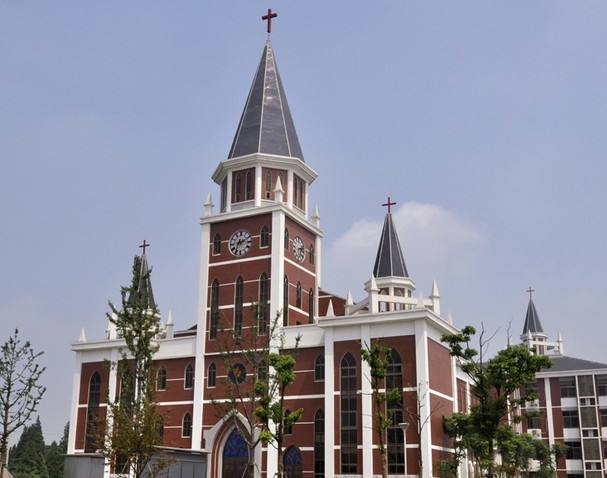
#> input picture Bananice/DIP/images/jianzhu.jpg, 607 x 478 px, found by its file name
$ python '形态学运算检测图像.py'
#> lines starting #> are read from the running program, lines starting #| are printed output that depends on the picture; after the words box and inside, x2 and y2 are one past the last pixel; in counts of white or black regions, pixels touching at a corner belong together
import cv2

image = cv2.imread("jianzhu.jpg", cv2.IMREAD_GRAYSCALE)
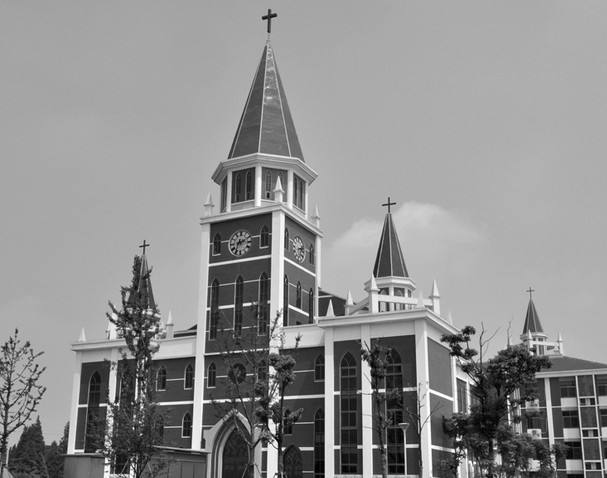
#> image: shape (478, 607); min 0, max 255, mean 143.8
kernel = cv2.getStructuringElement(cv2.MORPH_RECT, (3, 3))
dilate_img = cv2.dilate(image, kernel)
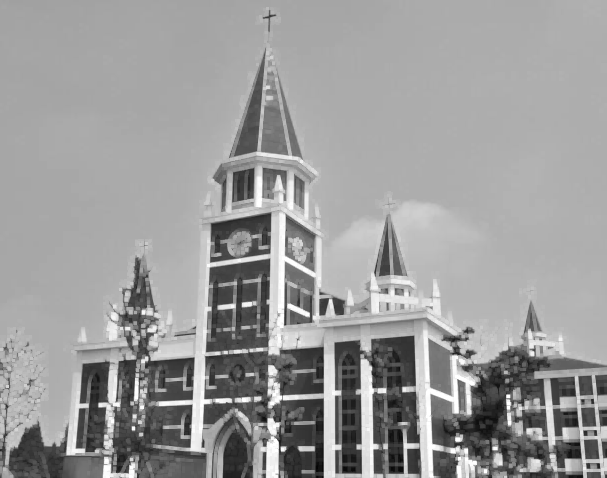
#> dilate_img: shape (478, 607); min 4, max 255, mean 155.3
erode_img = cv2.erode(image, kernel)
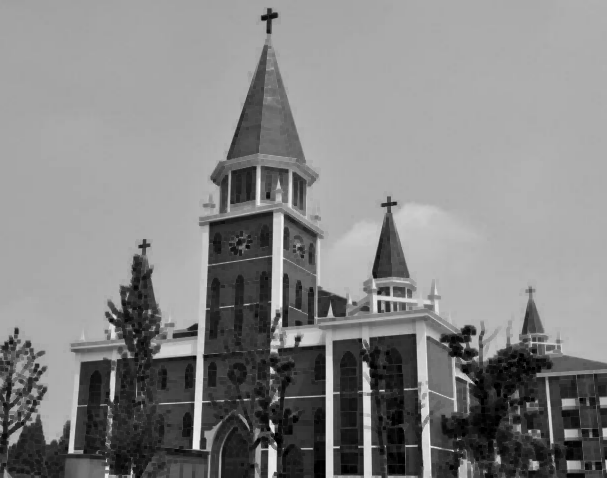
#> erode_img: shape (478, 607); min 0, max 243, mean 132.7
absdiff_img = cv2.absdiff(dilate_img, erode_img);  # 将两幅图像相减获得边缘
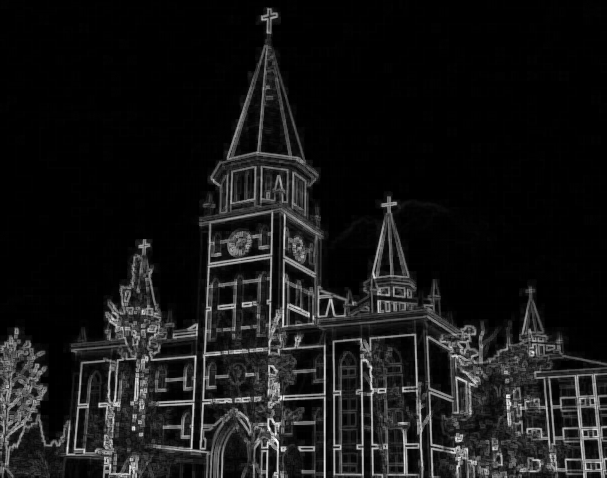
#> absdiff_img: shape (478, 607); min 0, max 255, mean 22.6
# 上面得到的结果是灰度图，将其二值化以便观察结果
retval, threshold_img = cv2.threshold(absdiff_img, 40, 255, cv2.THRESH_BINARY);
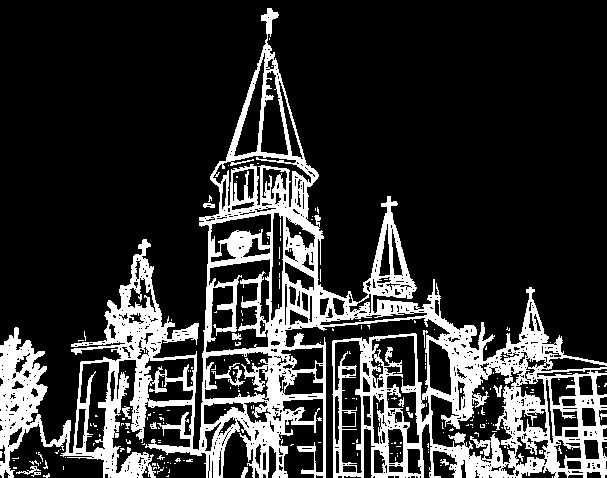
#> threshold_img: shape (478, 607); 19.7% white; 213 white regions (196 under 20 px), largest, box (x1, y1, x2, y2) and area: (0, 8, 607, 478) 55516, (211, 363, 245, 387) 202, (16, 466, 41, 477) 89
# 反色，对二值图每个像素取反
result = cv2.bitwise_not(threshold_img)
cv2.imshow("origin_img", image)
cv2.imshow("dilate_img", dilate_img)
cv2.imshow("erode_img", erode_img)
cv2.imshow("absdiff_img", absdiff_img)
cv2.imshow("threshold_img", threshold_img)
cv2.imshow("result", result)
cv2.waitKey(0)
cv2.destroyAllWindows()
